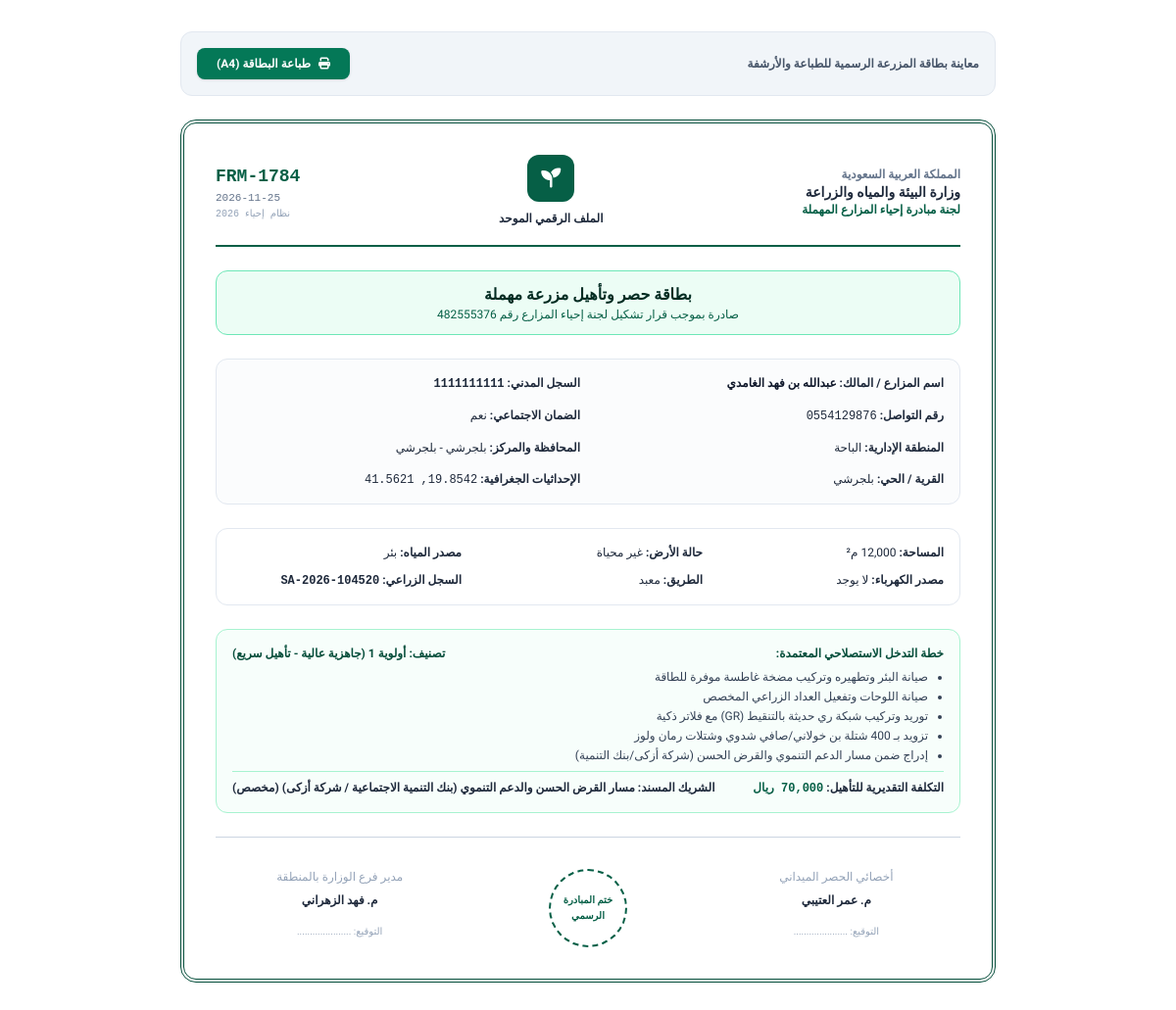
The page /admin/farms/1784/print on the database its author committed.
### tables this page shows
CREATE TABLE farms (
        id INTEGER PRIMARY KEY AUTOINCREMENT,
        code TEXT UNIQUE,
        created_at TEXT,
        farmer_name TEXT,
        national_id TEXT,
        phone TEXT,
        region TEXT,
        governorate TEXT,
        center TEXT,
        village TEXT,
        maps_url TEXT,
        latitude REAL,
        longitude REAL,
        land_status TEXT,
        area_m2 REAL,
        electricity_source TEXT,
        water_source TEXT,
        previous_crops TEXT,
        media_urls TEXT,
        road_type TEXT,
        social_security TEXT,
        agricultural_registry TEXT,
        status TEXT,
        readiness_priority TEXT,
        suggested_solution TEXT,
        solution_cost_est REAL,
        assigned_partner_name TEXT,
        support_status TEXT,
        notes TEXT
    , ownership_doc_type TEXT, ownership_doc_number TEXT, applicant_role TEXT, city TEXT);

### backend/app.py (the view)
@app.get("/admin/farms/{farm_id}/print", response_class=HTMLResponse)
async def print_farm_card(request: Request, farm_id: int):
    conn = get_db_connection()
    c = conn.cursor()
    c.execute("SELECT * FROM farms WHERE id = ?", (farm_id,))
    row = c.fetchone()
    if not row:
        conn.close()
        raise HTTPException(status_code=404)
    farm = dict(row)
    c.execute("SELECT * FROM field_visits WHERE farm_id = ? ORDER BY id DESC", (farm_id,))
    visits = [dict(v) for v in c.fetchall()]
    conn.close()
    return render_template(request, "admin/print_card.html", {
        "farm": farm,
        "visits": visits
    })

### frontend/templates/admin/print_card.html (shortened to what this page needs)
<!DOCTYPE html>
<html lang="ar" dir="rtl">
<head>
    <script src="https://cdn.tailwindcss.com"></script>
    <link rel="stylesheet" href="https://cdnjs.cloudflare.com/ajax/libs/font-awesome/6.4.0/css/all.min.css">
    <link rel="stylesheet" href="/static/style.css">
</head>
<body class="p-8 max-w-4xl mx-auto text-slate-800">
    <div class="mb-6 flex justify-between items-center no-print bg-slate-100 p-4 rounded-xl border border-slate-200">
        <span class="text-xs text-slate-600 font-bold">معاينة بطاقة المزرعة الرسمية للطباعة والأرشفة</span>
        <button onclick="window.print()" class="px-5 py-2 bg-emerald-700 hover:bg-emerald-800 text-white font-bold text-xs rounded-lg shadow flex items-center gap-2">
            <i class="fa-solid fa-print"></i> طباعة البطاقة (A4)
        </button>
    </div>
    <div class="border-4 border-double border-emerald-900 p-8 rounded-2xl relative space-y-6">
        <div class="flex justify-between items-center border-b-2 border-emerald-800 pb-4">
            <div>
                <h3 class="text-xs font-bold text-slate-500">المملكة العربية السعودية</h3>
                <h2 class="text-sm font-bold text-slate-800">وزارة البيئة والمياه والزراعة</h2>
                <h4 class="text-xs text-emerald-800 font-bold">لجنة مبادرة إحياء المزارع المهملة</h4>
            </div>
            <div class="text-center">
                <div class="w-12 h-12 rounded-xl bg-emerald-800 text-white flex items-center justify-center text-xl mx-auto mb-1">
                    <i class="fa-solid fa-seedling"></i>
                </div>
                <span class="text-xs font-black text-slate-800">الملف الرقمي الموحد</span>
            </div>
            <div class="text-left font-mono">
                <div class="text-lg font-black text-emerald-800">{{ farm.code }}</div>
                <div class="text-[11px] text-slate-500">{{ farm.created_at[:10] }}</div>
                <div class="text-[10px] text-slate-400">نظام إحياء 2026</div>
            </div>
        </div>
        <div class="bg-emerald-50 border border-emerald-300 p-3 rounded-xl text-center">
            <h1 class="text-base font-black text-emerald-950">بطاقة حصر وتأهيل مزرعة مهملة</h1>
            <p class="text-xs text-emerald-800">صادرة بموجب قرار تشكيل لجنة إحياء المزارع رقم 482555376</p>
        </div>
        <div class="grid grid-cols-2 gap-4 text-xs border border-slate-200 p-4 rounded-xl bg-slate-50/50">
            <div><strong>اسم المزارع / المالك:</strong> <span class="font-bold text-slate-900">{{ farm.farmer_name }}</span></div>
            <div><strong>السجل المدني:</strong> <span class="font-mono font-bold">{{ farm.national_id }}</span></div>
            <div><strong>رقم التواصل:</strong> <span class="font-mono" dir="ltr">{{ farm.phone }}</span></div>
            <div><strong>الضمان الاجتماعي:</strong> {{ farm.social_security }}</div>
            <div><strong>المنطقة الإدارية:</strong> {{ farm.region }}</div>
            <div><strong>المحافظة والمركز:</strong> {{ farm.governorate }} - {{ farm.center or 'المركز الرئيسي' }}</div>
            <div><strong>القرية / الحي:</strong> {{ farm.village or 'الوادي' }}</div>
            <div><strong>الإحداثيات الجغرافية:</strong> <span class="font-mono">{{ farm.latitude }}, {{ farm.longitude }}</span></div>
        </div>
        <div class="grid grid-cols-3 gap-3 text-xs border border-slate-200 p-4 rounded-xl">
            <div><strong>المساحة:</strong> {{ "{:,.0f}".format(farm.area_m2) }} م²</div>
            <div><strong>حالة الأرض:</strong> {{ farm.land_status }}</div>
            <div><strong>مصدر المياه:</strong> {{ farm.water_source }}</div>
            <div><strong>مصدر الكهرباء:</strong> {{ farm.electricity_source }}</div>
            <div><strong>الطريق:</strong> {{ farm.road_type }}</div>
            <div><strong>السجل الزراعي:</strong> <span class="font-mono font-bold">{{ farm.agricultural_registry }}</span></div>
        </div>
        <div class="p-4 rounded-xl border border-emerald-200 bg-emerald-50/40 text-xs space-y-2">
            <div class="flex justify-between items-center font-bold text-emerald-900">
                <span>خطة التدخل الاستصلاحي المعتمدة:</span>
                <span>تصنيف: {{ farm.readiness_priority }}</span>
            </div>
            <ul class="space-y-1 list-disc pr-4 text-slate-700">
                {% for item in farm.suggested_solution.split(' + ') %}
                <li>{{ item }}</li>
                {% endfor %}
            </ul>
            <div class="pt-2 border-t border-emerald-200 flex justify-between font-bold text-slate-800">
                <span>التكلفة التقديرية للتأهيل: <span class="text-emerald-800 font-mono">{{ "{:,.0f}".format(farm.solution_cost_est) }} ريال</span></span>
                <span>الشريك المسند: {{ farm.assigned_partner_name }} ({{ farm.support_status }})</span>
            </div>
        </div>
        <div class="pt-8 border-t border-slate-300 grid grid-cols-3 text-center text-xs">
            <div>
                <span class="text-slate-400 block mb-2">أخصائي الحصر الميداني</span>
                <span class="font-bold text-slate-800">م. عمر العتيبي</span>
                <span class="text-[10px] text-slate-400 block mt-4">التوقيع: .....................</span>
            </div>
            <div>
                <div class="w-20 h-20 rounded-full border-2 border-dashed border-emerald-800 flex items-center justify-center text-[10px] text-emerald-800 font-bold mx-auto">
                    ختم المبادرة الرسمي
                </div>
            </div>
            <div>
                <span class="text-slate-400 block mb-2">مدير فرع الوزارة بالمنطقة</span>
                <span class="font-bold text-slate-800">م. فهد الزهراني</span>
                <span class="text-[10px] text-slate-400 block mt-4">التوقيع: .....................</span>
            </div>
        </div>
    </div>
</body>
</html>

### frontend/static/style.css (style rules this page uses)
:root { --naama-green: #007a3d; --naama-dark-green: #005a2b; --naama-light-green: #e6f4ea; --naama-border: #e2e8f0; --naama-text-dark: #1f2937; --naama-text-muted: #6b7280; }
* { box-sizing: border-box; }
body { font-family: 'Tajawal', sans-serif; direction: rtl; text-align: right; margin: 0; padding: 0; color: var(--naama-text-dark); }

### frontend/templates/admin/print_card.html (style rules this page uses)
body { font-family: 'Tajawal', sans-serif; background: #fff; }

### rows shown on the page
farms: code "FRM-1784", created_at "2026-11-25", farmer_name "عبدالله بن فهد الغامدي", national_id "1111111111", phone "0554129876", social_security "نعم", region "الباحة", governorate "بلجرشي", center "بلجرشي", village "بلجرشي", latitude "19.8542", longitude "41.5621", land_status "غير محياة", water_source "بئر", electricity_source "لا يوجد", road_type "معبد", agricultural_registry "SA-2026-104520", readiness_priority "أولوية 1 (جاهزية عالية - تأهيل سريع)", solution_cost_est "70,000", assigned_partner_name "مسار القرض الحسن والدعم التنموي (بنك التنمية الاجتماعية / شركة أزكى)", support_status "مخصص"

### other values the page prints
{{ item }} "صيانة البئر وتطهيره وتركيب مضخة غاطسة موفرة للطاقة" "صيانة اللوحات وتفعيل العداد الزراعي المخصص" "توريد وتركيب شبكة ري حديثة بالتنقيط (GR) مع فلاتر ذكية" "تزويد بـ 400 شتلة بن خولاني/صافي شدوي وشتلات رمان ولوز" "إدراج ضمن مسار الدعم التنموي والقرض الحسن (شركة أزكى/بنك التنمية)"
